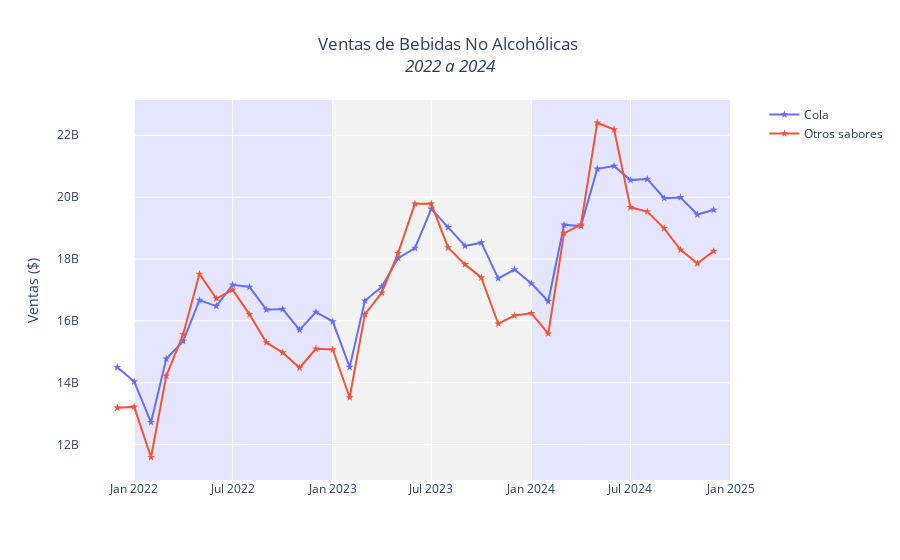

This figure's notebook cell:
### Markdown cell above
## ¿Cómo ha sido la evolución entre refrescos de colas y sabores?

### Code cell
cola = df.query("Sabor == 'COLA'").groupby("Fecha").sum().reset_index()
other = df.query("Sabor != 'COLA'").groupby("Fecha").sum().reset_index()

fig = go.Figure()

fig.add_trace(
    go.Scatter(
        name="Cola",
        mode="markers+lines",
        x=cola["Fecha"],
        y=cola["Vtas Valor"],
        marker_symbol="star",
    )
)

fig.add_trace(
    go.Scatter(
        name="Otros sabores",
        mode="markers+lines",
        x=other["Fecha"],
        y=other["Vtas Valor"],
        marker_symbol="star",
    )
)

title = "Ventas de Bebidas No Alcohólicas\n<br><i>2022 a 2024</i>"
fig.update_layout(
    title=title,
    title_x=0.5,
    yaxis_title="Ventas ($)",
    barcornerradius=5,
    paper_bgcolor="rgba(0,0,0,0)",  # Transparent background
    plot_bgcolor="rgba(0,0,0,0)",
)

fig.add_vrect(
    x0="2022-01-01",
    x1="2022-12-31",
    fillcolor="blue",
    opacity=0.1,
    layer="below",
    line_width=0,
)

fig.add_vrect(
    x0="2023-01-01",
    x1="2023-12-31",
    fillcolor="gray",
    opacity=0.1,
    layer="below",
    line_width=0,
)

fig.add_vrect(
    x0="2024-01-01",
    x1="2024-12-31",
    fillcolor="blue",
    opacity=0.1,
    layer="below",
    line_width=0,
)


fig.write_image(
    "../img/01-questions/01-ventas-mes.png",
    scale=3,
    width=1000,
    height=600,
)
fig.show()

### Figure 1 — Plotly figure (JSON) as saved in the notebook; plotly's stock layout.template omitted (floating-point values rounded to 4 significant figures)
{"data": [{"marker": {"symbol": "star"}, "mode": "markers+lines", "name": "Cola", "type": "scatter", "x": ["2021-12-01", "2022-01-01", "2022-02-01", "2022-03-01", "2022-04-01", "2022-05-01", "2022-06-01", "2022-07-01", "2022-08-01", "2022-09-01", "2022-10-01", "2022-11-01", "2022-12-01", "2023-01-01", "2023-02-01", "2023-03-01", "2023-04-01", "2023-05-01", "2023-06-01", "2023-07-01", "2023-08-01", "2023-09-01", "2023-10-01", "2023-11-01", "2023-12-01", "2024-01-01", "2024-02-01", "2024-03-01", "2024-04-01", "2024-05-01", "2024-06-01", "2024-07-01", "2024-08-01", "2024-09-01", "2024-10-01", "2024-11-01", "2024-12-01"], "y": [14500000000.0, 14040000000.0, 12720000000.0, 14770000000.0, 15350000000.0, 16670000000.0, 16480000000.0, 17170000000.0, 17090000000.0, 16360000000.0, 16380000000.0, 15700000000.0, 16290000000.0, 15980000000.0, 14500000000.0, 16650000000.0, 17110000000.0, 18030000000.0, 18350000000.0, 19620000000.0, 19020000000.0, 18420000000.0, 18530000000.0, 17370000000.0, 17660000000.0, 17210000000.0, 16630000000.0, 19100000000.0, 19060000000.0, 20920000000.0, 21010000000.0, 20550000000.0, 20580000000.0, 19970000000.0, 19990000000.0, 19440000000.0, 19590000000.0]}, {"marker": {"symbol": "star"}, "mode": "markers+lines", "name": "Otros sabores", "type": "scatter", "x": ["2021-12-01", "2022-01-01", "2022-02-01", "2022-03-01", "2022-04-01", "2022-05-01", "2022-06-01", "2022-07-01", "2022-08-01", "2022-09-01", "2022-10-01", "2022-11-01", "2022-12-01", "2023-01-01", "2023-02-01", "2023-03-01", "2023-04-01", "2023-05-01", "2023-06-01", "2023-07-01", "2023-08-01", "2023-09-01", "2023-10-01", "2023-11-01", "2023-12-01", "2024-01-01", "2024-02-01", "2024-03-01", "2024-04-01", "2024-05-01", "2024-06-01", "2024-07-01", "2024-08-01", "2024-09-01", "2024-10-01", "2024-11-01", "2024-12-01"], "y": [13190000000.0, 13220000000.0, 11590000000.0, 14220000000.0, 15560000000.0, 17520000000.0, 16720000000.0, 17000000000.0, 16210000000.0, 15300000000.0, 14970000000.0, 14480000000.0, 15090000000.0, 15070000000.0, 13520000000.0, 16210000000.0, 16910000000.0, 18190000000.0, 19790000000.0, 19780000000.0, 18370000000.0, 17820000000.0, 17400000000.0, 15910000000.0, 16170000000.0, 16240000000.0, 15580000000.0, 18830000000.0, 19100000000.0, 22400000000.0, 22190000000.0, 19670000000.0, 19530000000.0, 18990000000.0, 18300000000.0, 17860000000.0, 18250000000.0]}], "layout": {"barcornerradius": 5, "paper_bgcolor": "rgba(0,0,0,0)", "plot_bgcolor": "rgba(0,0,0,0)", "shapes": [{"fillcolor": "blue", "layer": "below", "line": {"width": 0}, "opacity": 0.1, "type": "rect", "x0": "2022-01-01", "x1": "2022-12-31", "xref": "x", "y0": 0, "y1": 1, "yref": "y domain"}, {"fillcolor": "gray", "layer": "below", "line": {"width": 0}, "opacity": 0.1, "type": "rect", "x0": "2023-01-01", "x1": "2023-12-31", "xref": "x", "y0": 0, "y1": 1, "yref": "y domain"}, {"fillcolor": "blue", "layer": "below", "line": {"width": 0}, "opacity": 0.1, "type": "rect", "x0": "2024-01-01", "x1": "2024-12-31", "xref": "x", "y0": 0, "y1": 1, "yref": "y domain"}], "title": {"text": "Ventas de Bebidas No Alcohólicas\n<br><i>2022 a 2024</i>", "x": 0.5}, "yaxis": {"title": {"text": "Ventas ($)"}}}}
